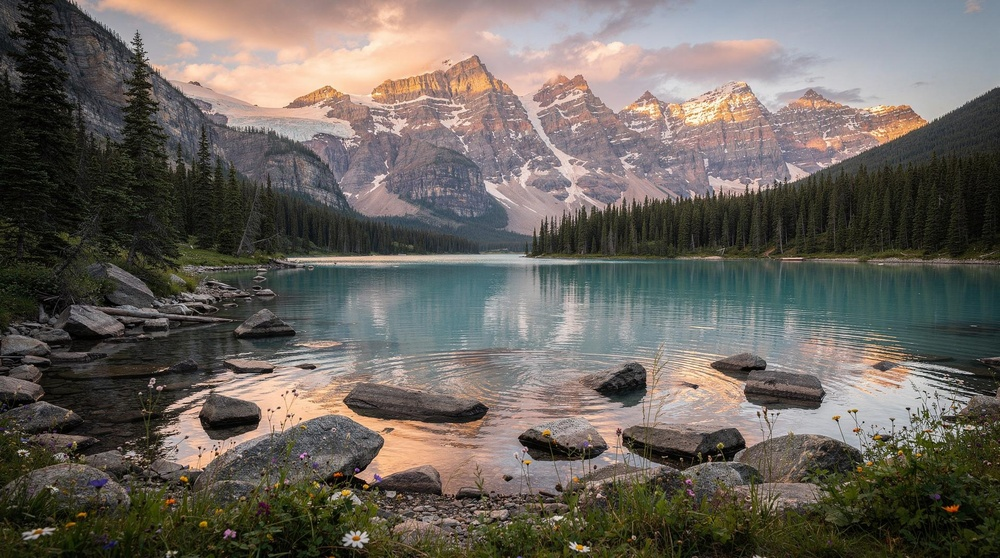
#> input picture test_img1.jpg, 1000 x 558 px, shrunk from 1920 x 1072 before the run
$ jupyter execute DigitalImageProcessing.ipynb   (older library calls are emulated)
#> lines starting #> are read from the running program, lines starting #| are printed output that depends on the picture
[cell 1]
import cv2
import numpy as np
import matplotlib.pyplot as plt
from google.colab import files

uploaded = files.upload()
#> the answer given: test_img1.jpg

# Read the input imag
image = cv2.imread(next(iter(uploaded)))
#> image is the input picture: shape (558, 1000, 3); mean B, G, R 94.1, 100.9, 106.7

# Convert BGR to RGB
image = cv2.cvtColor(image, cv2.COLOR_BGR2RGB)

# Apply Low Pass Filter (Gaussian Blur)
low_pass = cv2.GaussianBlur(image, (5, 5), 0)

# Apply High Pass Filter (Laplacian)
laplacian = cv2.Laplacian(image, cv2.CV_64F)
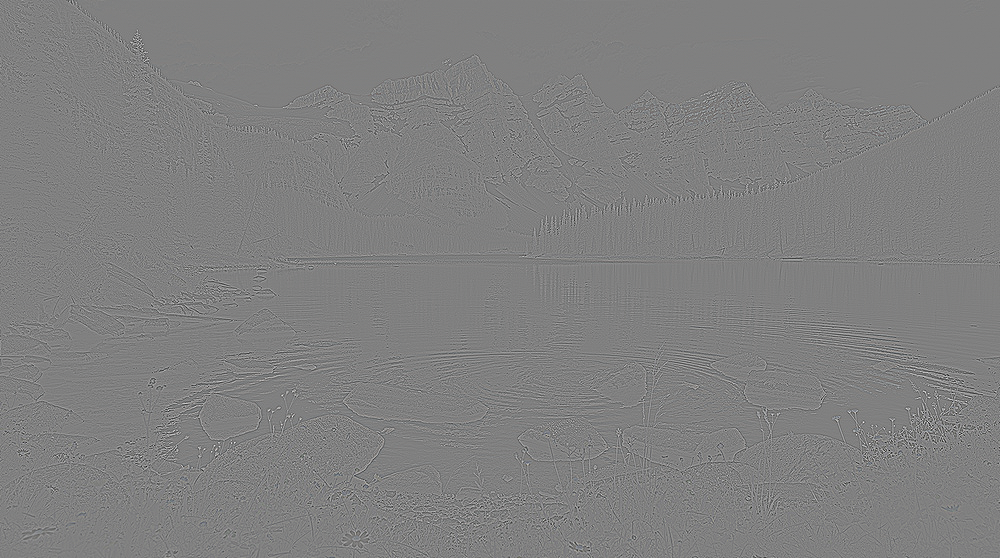
#> laplacian: shape (558, 1000, 3) float64; mean R, G, B 0, 0, 0; drawn with min black and max white
high_pass = np.uint8(np.absolute(laplacian))
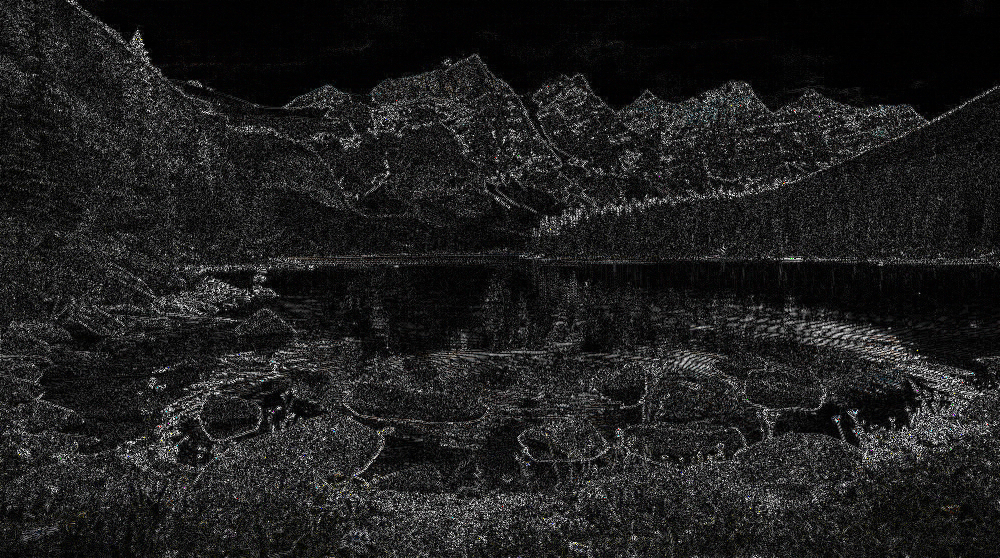
#> high_pass: shape (558, 1000, 3); mean R, G, B 30.2, 30.1, 30.1

# Display original and filtered images
plt.figure(figsize=(15, 5))

plt.subplot(1, 3, 1)
plt.imshow(image)
plt.title("Original Image")
plt.axis("off")

plt.subplot(1, 3, 2)
plt.imshow(low_pass)
plt.title("Low Pass Filter (Gaussian)")
plt.axis("off")

plt.subplot(1, 3, 3)
plt.imshow(high_pass)
plt.title("High Pass Filter (Laplacian)")
plt.axis("off")

plt.tight_layout()
plt.show()
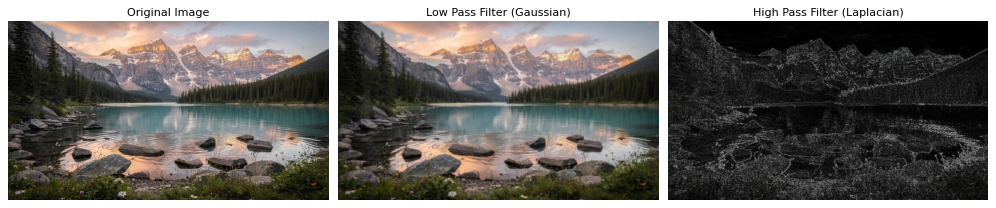
#> figure drawn by matplotlib, 3 panels
